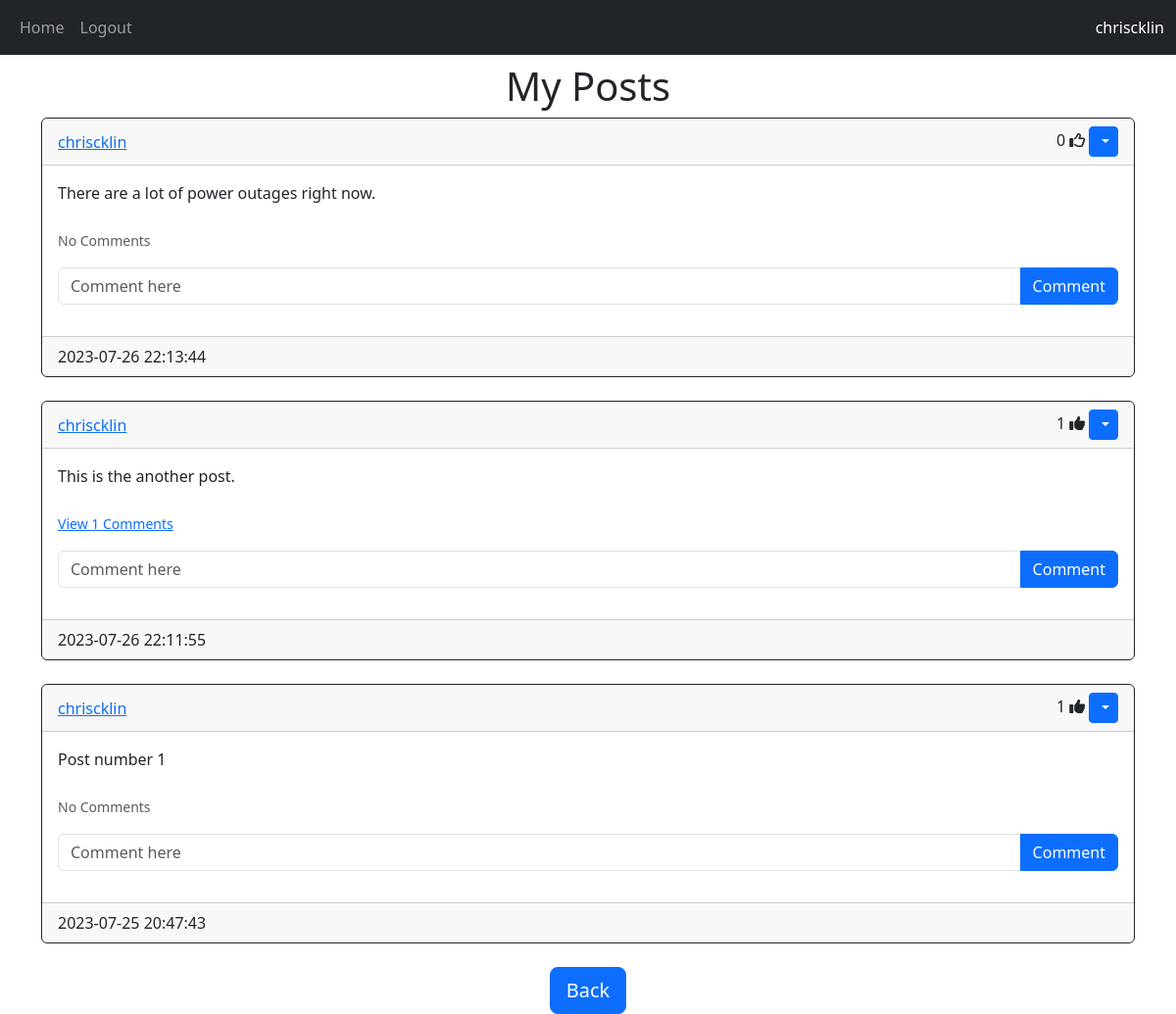
The page /posts/chriscklin (signed in) on the database its author committed.
### website/models.py (models this page shows)
class User(db.Model, UserMixin):
    id = db.Column(db.Integer, primary_key=True)
    email = db.Column(db.String(150), unique=True)
    username = db.Column(db.String(150), unique=True)
    password = db.Column(db.String(150))
    date_created = db.Column(db.DateTime(timezone=True), default=func.now())
    posts = db.relationship(
        'Post', backref='user', passive_deletes=True, order_by="Post.date_created.desc()")
    comments = db.relationship(
        'Comment', backref='user', passive_deletes=True, order_by="Comment.date_created.desc()")
    likes = db.relationship(
        'Like', backref='user', passive_deletes=True)

class Post(db.Model):
    id = db.Column(db.Integer, primary_key=True)
    text = db.Column(db.Text, nullable=False)
    date_created = db.Column(db.DateTime(timezone=True), default=func.now())
    author = db.Column(db.Integer, db.ForeignKey(
        'user.id', ondelete='CASCADE'), nullable=False)
    comments = db.relationship(
        'Comment', backref='post', passive_deletes=True, order_by="Comment.date_created.desc()")
    likes = db.relationship(
        'Like', backref='post', passive_deletes=True)

### website/views.py (the view)
@views.route("/posts/<username>")
@login_required
def posts(username):
    user = User.query.filter_by(username=username).first()
    if not user:
        flash("User does not exist.", category="error")
        return redirect(url_for('views.home'))
    posts = user.posts
    return render_template("post.html", posts=posts, username=username)

### website/__init__.py (called while the page is built)
def create_app():
    app = Flask(__name__)
    app.config['SECRET_KEY'] = "helloworld"
    app.config['SQLALCHEMY_DATABASE_URI'] = f'sqlite:///{DB_NAME}'
    db.init_app(app)
    from .views import views
    from .auth import auth
    app.register_blueprint(views, url_prefix="/")
    app.register_blueprint(auth, url_prefix="/")
    from .models import User, Post, Comment, Like
    with app.app_context():
        create_database()
        Comment.query.all()
    login_manager = LoginManager()
    login_manager.login_view = "auth.login"
    login_manager.init_app(app)
    @login_manager.user_loader
    def load_user(id):
        return User.query.get(int(id))
    return app

### website/templates/post.html (shortened to what this page needs)
{% extends "posts_div.html" %}
{% block header %}
{% if current_user.username == username %}
<h1 align="center">My Posts</h1>
{% else %}
<h1 align="center">{{username}}'s Posts</h1>
{% endif %}
{% endblock %}
{% block footer %}
<div align="center">
    <a class="btn btn-lg btn-primary" href="/home" role="button">Back</a>
</div>
{% endblock %}

### website/templates/posts_div.html (shortened to what this page needs)
{% extends "base.html" %}
{% block content %}
<h1 align="center">{% block header %}Posts{% endblock %}</h1>
<div id="posts">
    {% for post in posts %}
    <div class="card border-dark">
        <div class="card-header d-flex justify-content-between align-items-center">
            <a href="/posts/{{post.user.username}}">{{post.user.username}}</a>
            <div>
                <span id="likes-count-{{post.id}}">{{post.likes|length}}</span>
                {% if current_user.id in post.likes|map(attribute="author")|list %}
                    <i class="fa-solid fa-thumbs-up" id="like-button-{{post.id}}" onclick="like({{post.id}})"></i>
                {% else %}
                    <i class="fa-regular fa-thumbs-up" id="like-button-{{post.id}}" onclick="like({{post.id}})"></i>
                {% endif %}
                {% if current_user.id == post.author %}
                <div class="btn-group ">
                    <button type="button" class="btn btn-sm btn-primary dropdown-toggle" data-bs-toggle="dropdown">
                    </button>
                </div>
                {% endif %}
            </div>
        </div>
        <div class="card-body">
            <div class="card-text">{{post.text}}</div>
            <br/>
            <p class="card-text">
                {% if post.comments|length > 0 %}
                    <a data-bs-toggle="collapse" href="#comments-{{post.id}}" role="button">
                    <small>View {{post.comments|length}} Comments</small>
                    </a>
                {% else %}
                    <small class="text-muted">No Comments</small>
                {% endif %}
            </p>
            <form class="input-group mb-3" method="POST" action="/create-comment/{{post.id}}">
                <input type="text" id="text" name="text" class="form-control" placeholder="Comment here"/>
                <button type="submit" class="btn btn-primary">Comment</button>
            </form>
        </div>
        <div class="card-footer" text-muted">
            {{post.date_created}}
        </div>
    </div>
    <br/>
    {% endfor %}
    {% block footer %}{% endblock %}
</div>
{% endblock %}

### website/templates/base.html (shortened to what this page needs)
<!DOCTYPE html>
<html lang="en">
<head>
    <link href="https://cdn.jsdelivr.net/npm/bootstrap@5.3.0/dist/css/bootstrap.min.css" rel="stylesheet">
</head>
<body>
    <nav class="navbar navbar-expand-lg navbar-dark bg-dark">
        <div class="container-fluid">
            <div class="collapse navbar-collapse" id="navbar">
                <div class="navbar-nav">
                    {% if not current_user.is_authenticated %}
                    <a class="nav-item nav-link" href="/login">Login</a>
                    <a class="nav-item nav-link" href="/sign-up">Sign Up</a>
                    {% else %}
                    <a class="nav-item nav-link" href="/home">Home</a>
                    <a class="nav-item nav-link" href="/logout">Logout</a>
                    {% endif %}
                </div>
            </div>
            {% if current_user.is_authenticated %}
            <div class="justify-content-end text-white">{{current_user.username}}</div>
            {% endif %}
        </div>
    </nav>
    <div class="container"> {% block content %}{% endblock%} </div>
</body>
</html>

### rows shown on the page
User: username "chriscklin"
Post: user.username "chriscklin", likes|length "0", text "There are a lot of power outages right now.", shows "No Comments", date_created "2023-07-26 22:13:44"
Post: user.username "chriscklin", likes|length "1", text "This is the another post.", comments|length "1", date_created "2023-07-26 22:11:55"
Post: user.username "chriscklin", likes|length "1", text "Post number 1", shows "No Comments", date_created "2023-07-25 20:47:43"
